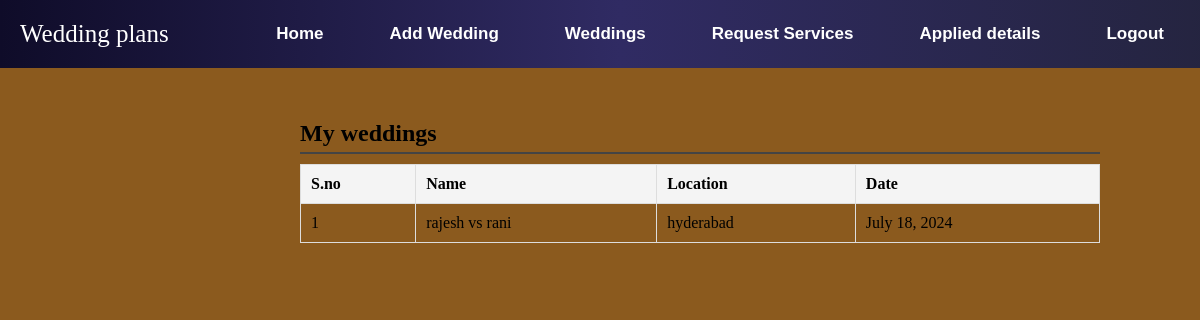
The page /Weddings-view (signed in) on the database its author committed.
### Wedding/models.py (models this page shows, shortened)
class Wedding(models.Model):
    user=models.ForeignKey(User, on_delete=models.CASCADE)
    name = models.CharField(max_length=200)
    date = models.DateField()
    location = models.CharField(max_length=300)

### Wedding/views.py (the view)
# urls.py: path('Weddings-view',views.weddings_view,name='weddings_view'),
def weddings_view(request):
    wedding=True
    data=Wedding.objects.filter(user=request.user)
    return render(request,'weddings.html',{'data':data,'weddings':wedding})

### template/weddings.html (shortened to what this page needs)
{% extends "base.html" %}
{% block main %}
{% if weddings %}
<section id="guests">
    <h2>My weddings</h2>
    {% if data %}
    <table>
        <thead>
            <tr>
                <th>S.no</th>
                <th>Name</th>
                <th>Location</th>
                <th>Date</th>
            </tr>
        </thead>
        <tbody>
            {% for service in data %}
                <tr>
                    <td>{{ forloop.counter }}</td>
                    <td>{{service.name}}</td>
                    <td>{{service.location}}</td>
                    <td>{{service.date}}</td>
                </tr>
            {% endfor %}
        </tbody>
    </table>
    {% else %}
    <p>empty</p>
    {% endif %}
</section>
{% endif %}
{% endblock%}

### template/base.html (style rules this page uses)
body, h1 { margin: 0; padding: 0; background-color: rgb(139, 90, 30); }

### template/weddings.html (style rules this page uses)
section { margin-bottom: 20px; width:800px; margin-left:150px; padding-top:60px; }
section h2 { font-size: 1.5em; margin-bottom: 10px; border-bottom: 2px solid #444; padding-bottom: 5px; }
table { width: 100%; border-collapse: collapse; margin-bottom: 20px; }
table th, table td { padding: 10px; border: 1px solid #ddd; text-align: left; }
table th { background-color: #f4f4f4; font-weight: bold; }

### rows shown on the page
Wedding: name "rajesh vs rani", location "hyderabad", date "July 18, 2024"
